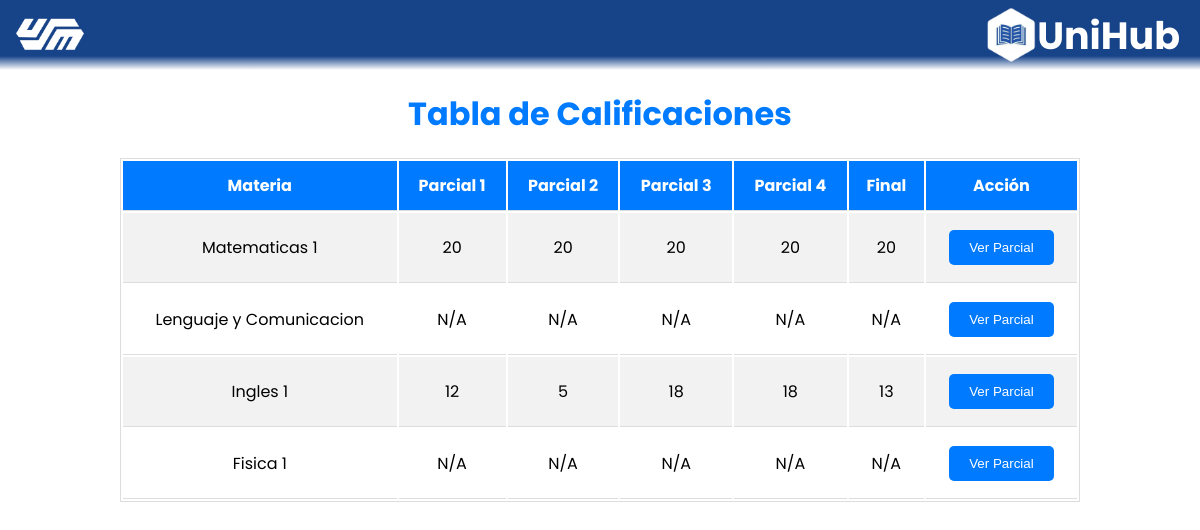
The page /NAlumnos.php (signed in) on the database its author committed.
### tables this page shows
CREATE TABLE IF NOT EXISTS `notas` (
  `Id` int NOT NULL AUTO_INCREMENT,
  `usuario_id` int NOT NULL,
  `Parcial1` varchar(100) DEFAULT NULL,
  `Parcial2` varchar(100) DEFAULT NULL,
  `Parcial3` varchar(100) DEFAULT NULL,
  `Parcial4` varchar(100) DEFAULT NULL,
  `Final` varchar(100) DEFAULT NULL,
  `materia_id` int DEFAULT NULL,
  `semestre` int DEFAULT NULL,
  PRIMARY KEY (`Id`)
);

CREATE TABLE IF NOT EXISTS `materias` (
  `id` int NOT NULL AUTO_INCREMENT,
  `nombre` varchar(100) DEFAULT NULL,
  `salon` varchar(50) DEFAULT NULL,
  `id_profesor` int DEFAULT NULL,
  `creditos` int NOT NULL,
  `semestre` int NOT NULL,
  `seccion` varchar(50) NOT NULL,
  PRIMARY KEY (`id`),
  KEY `fk_profesor` (`id_profesor`)
);

### NAlumnos.php (the view, shortened to what this page needs)
<!DOCTYPE html>
<html lang="en">
<head>
    <link rel="stylesheet" href="css/style.css">
    <link rel="stylesheet" href="css/principalalumnostyle.css">
    <link rel="stylesheet" href="css/tabla_calificaciones.css">
    <link rel="stylesheet" href="css/Notas A2.css">
</head>
<body>
    <div class="cabecera">
        <button type="button" id="logoButton">
            <img src="css/logo.png" alt="Logo">
        </button>
        <div class="logoempresa">
            <img src="css/logounihubblanco.png" alt="Logo" class="logounihub">
            <p>UniHub</p>
        </div>
    </div>
    <h1>Tabla de Calificaciones</h1>
    <div class="tabla">
        <table>
            <tr>
                <th class="th">Materia</th>
                <th class="th">Parcial 1</th>
                <th class="th">Parcial 2</th>
                <th class="th">Parcial 3</th>
                <th class="th">Parcial 4</th>
                <th class="th">Final</th>
                <th class="th">Acción</th>
            </tr>
            <?php
            $servername = "localhost";
            $username = "root";
            $password = "";
            $dbname = "proyectousm";
            $conn = new mysqli($servername, $username, $password, $dbname);
            $idusuario = $_SESSION['idusuario'];
            $sql = "SELECT id_materia FROM inscripciones WHERE id_estudiante = ?";
            $stmt = $conn->prepare($sql);
            $stmt->bind_param("i", $idusuario);
            $stmt->execute();
            $result = $stmt->get_result();
            $materias = $result->fetch_all(MYSQLI_ASSOC);
            $sql = "SELECT semestre FROM estudiantes WHERE id_usuario = ?";
            $stmt = $conn->prepare($sql);
            $stmt->bind_param("i", $idusuario);
            $stmt->execute();
            $result = $stmt->get_result();
            $usuario = $result->fetch_assoc();
            $semestre = $usuario['semestre'];
            foreach ($materias as $materia) {
                $materia_id = $materia['id_materia'];
                $sql = "SELECT n.Parcial1, n.Parcial2, n.Parcial3, n.Parcial4, n.Final, m.nombre AS materia
                        FROM notas n
                        INNER JOIN materias m ON n.materia_id = m.id
                        WHERE n.usuario_id = ? AND n.materia_id = ? AND n.semestre = ?";
                $stmt = $conn->prepare($sql);
                $stmt->bind_param("iii", $idusuario, $materia_id, $semestre);
                $stmt->execute();
                $result = $stmt->get_result();
                if ($result->num_rows > 0) {
                    while ($row = $result->fetch_assoc()) {
                        echo "<tr>";
                        echo "<td class='td'>" . $row['materia'] . "</td>";
                        echo "<td class='td'>" . ($row['Parcial1'] ?? 'N/A') . "</td>";
                        echo "<td class='td'>" . ($row['Parcial2'] ?? 'N/A') . "</td>";
                        echo "<td class='td'>" . ($row['Parcial3'] ?? 'N/A') . "</td>";
                        echo "<td class='td'>" . ($row['Parcial4'] ?? 'N/A') . "</td>";
                        echo "<td class='td'>" . ($row['Final'] ?? 'N/A') . "</td>";
                        echo "<td class='td button-cell'><button onclick=\"verParciales('" . $materia_id . "', '" . $idusuario . "')\">Ver Parcial</button></td>";
                        echo "</tr>";
                    }
                }
            }
            ?>
        </table>
    </div>
</body>
</html>

### css/style.css (style rules this page uses)
* { margin: 0; padding: 0; box-sizing: border-box; }

### css/principalalumnostyle.css (style rules this page uses)
.cabecera { width: 100%; height: 70px; background: linear-gradient( to bottom, #174388 0%, #174388 80%, transparent 100% ); display: flex; align-items: center; flex-direction: row; align-content: center; justify-content: flex-end; }
.cabecera button img { width: 70px; height: auto; }
.cabecera button { position: absolute; background-color: transparent; border: none; left: 15px; cursor: pointer; user-select: none; }
.cabecera p { font-family: "Poppins", sans-serif; font-size: 38px; color: white; position: absolute; right: 20px; user-select: none; font-weight: 700; }
.logoempresa img { width: 70px; height: auto; }
.logoempresa { display: flex; flex-direction: row; width: 225px; height: auto; align-items: center; }
:root { --background-color: white; --text-color: black; }
body { background-color: var(--background-color); color: var(--text-color); height: 100vh; transition: 1s background-color ease-in-out; }

### css/tabla_calificaciones.css (style rules this page uses)
h1 { text-align: center; color: #007BFF; font-family: 'Poppins', sans-serif; margin-top: 20px; }
.tabla { margin: 20px auto; width: 80%; border-collapse: collapse; font-family: 'Poppins', sans-serif; }
.tabla table { width: 100%; border: 1px solid #ddd; }
.tabla th, .tabla td { padding: 12px; text-align: center; border-bottom: 1px solid #ddd; }
.tabla th { background-color: #007BFF; color: white; }
.tabla tr:nth-child(even) { background-color: #f2f2f2; }
.tabla .button-cell button { background-color: #007BFF; color: white; border: none; padding: 10px 20px; cursor: pointer; border-radius: 5px; margin-top: 5px; margin-bottom: 5px; }

### rows shown on the page
notas: materia.nombre "Matematicas 1", Parcial1 "20", Parcial2 "20", Parcial3 "20", Parcial4 "20", Final "20"
notas: materia.nombre "Lenguaje y Comunicacion", Parcial1 "N/A", Parcial2 "N/A", Parcial3 "N/A", Parcial4 "N/A", Final "N/A"
notas: materia.nombre "Ingles 1", Parcial1 "12", Parcial2 "5", Parcial3 "18", Parcial4 "18", Final "13"
notas: materia.nombre "Fisica 1", Parcial1 "N/A", Parcial2 "N/A", Parcial3 "N/A", Parcial4 "N/A", Final "N/A"
